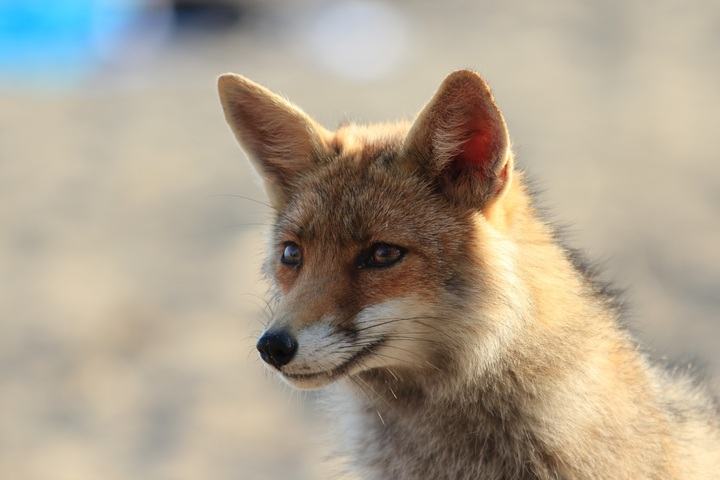
#> input picture OpenCV/assets/fox.jpg, 720 x 480 px, found by its file name
$ python threshold.py
#> lines starting #> are read from the running program, lines starting #| are printed output that depends on the picture; after the words box and inside, x2 and y2 are one past the last pixel; in counts of white or black regions, pixels touching at a corner belong together
import os
import cv2
from albert_utils import mouse_metadata

img_path = os.path.join(".", "assets", "fox.jpg")
img = cv2.imread(img_path, cv2.IMREAD_GRAYSCALE)
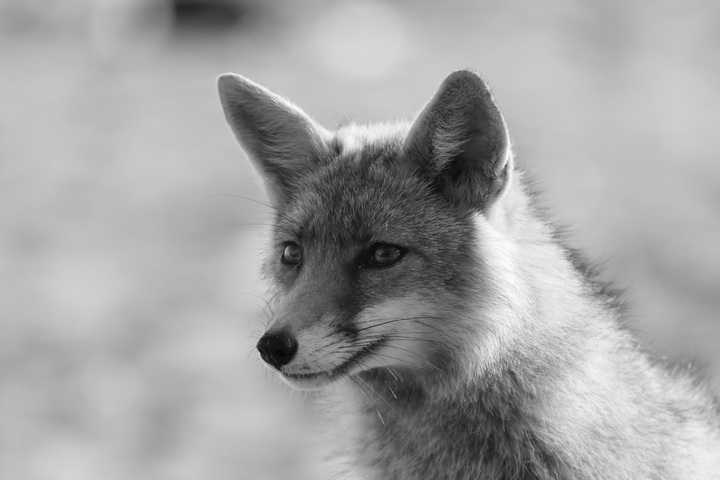
#> img: shape (480, 720); min 6, max 255, mean 163.6
# img_gray = cv2.cvtColor(img, cv2.COLOR_BGR2GRAY)

threshold_value = 130
# Pixels above `threshold_value` will receive the value 255 (white)
# Pixels below `threshold_value` will receive the value 0 (black)
"""
>> ret:
    This is the threshold value used. It’s primarily useful when using
    automatic thresholding methods like Otsu’s thresholding (e.g., cv2.THRESH_OTSU).
    In that case, ret would return the computed optimal threshold value. However,
    if you're using a manual threshold value (as in this example), ret will simply
    be the threshold_value that was passed into the function.
"""
ret, thresh = cv2.threshold(img, threshold_value, 255, cv2.THRESH_BINARY)
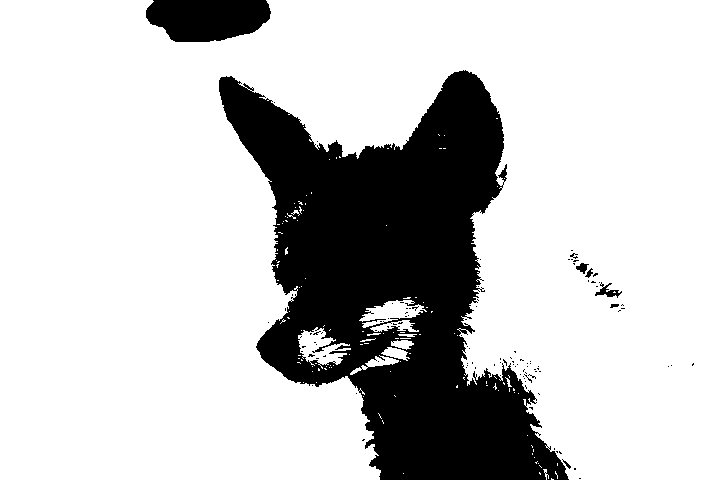
#> thresh: shape (480, 720); 78% white; 108 black regions (100 under 20 px), largest, box (x1, y1, x2, y2) and area: (219, 70, 569, 480) 71113, (146, 0, 271, 42) 4306, (595, 282, 622, 298) 160
#> ret = 130
# ret, thresh = cv2.threshold(img, threshold_value, 255, cv2.THRESH_BINARY_INV)
# ret, thresh = cv2.threshold(img, threshold_value, 255, cv2.THRESH_MASK)
# ret, thresh = cv2.threshold(img, threshold_value, 255, cv2.THRESH_OTSU)

cv2.imshow("fox_gray", img)
cv2.imshow("thresh", thresh)

cv2.waitKey(0)
cv2.destroyAllWindows()

$ run again, with OpenCV/assets/93540576_4fe36548e1_o.jpg copied over OpenCV/assets/fox.jpg
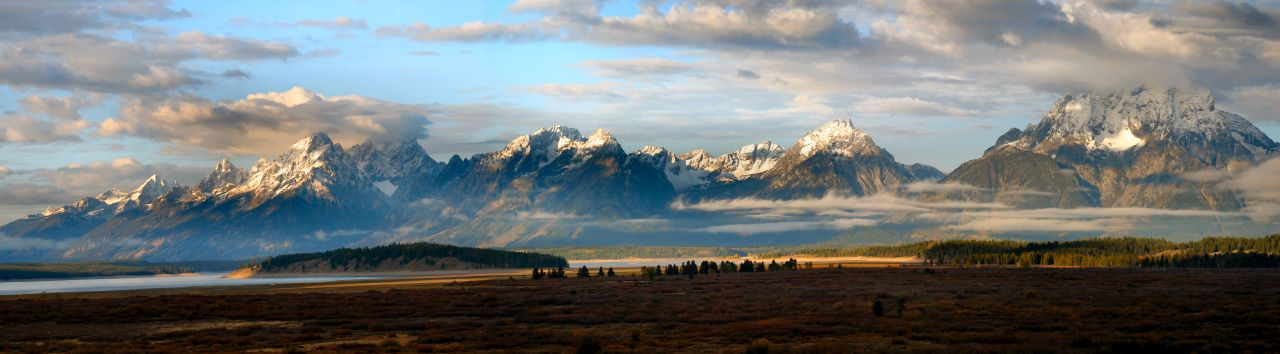
#> input picture OpenCV/assets/93540576_4fe36548e1_o.jpg, 1280 x 354 px, found by its file name
#> `img = cv2.imread(img_path, cv2.IMREAD_GRAYSCALE)`:
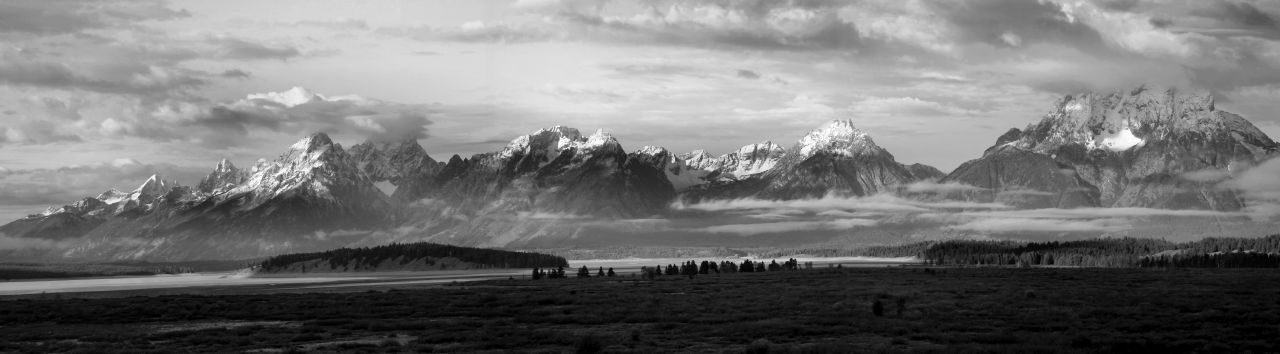
#> img: shape (354, 1280); min 0, max 255, mean 116.3
#> `ret, thresh = cv2.threshold(img, threshold_value, 255, cv2.THRESH_BINA..`:
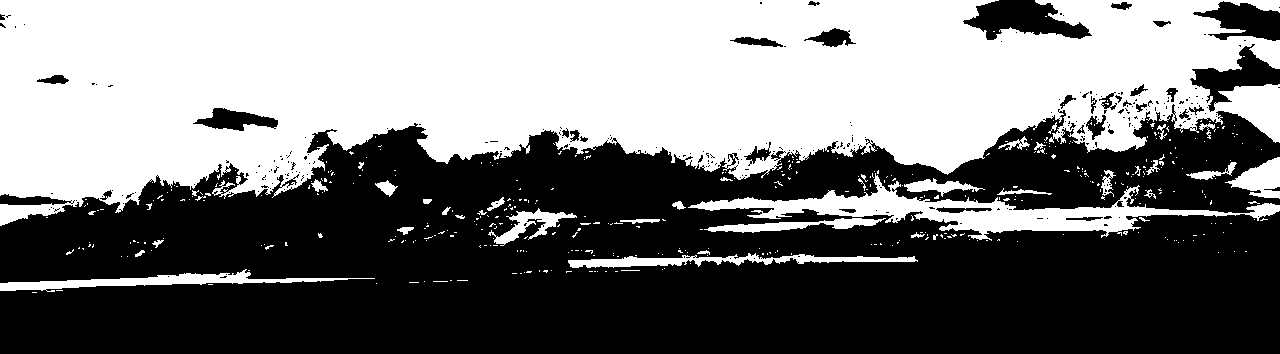
#> thresh: shape (354, 1280); 47% white; 430 white regions (387 under 20 px), largest, box (x1, y1, x2, y2) and area: (0, 0, 1280, 226) 190983, (688, 173, 1280, 241) 9773, (0, 269, 375, 292) 2510
#> ret = 130
